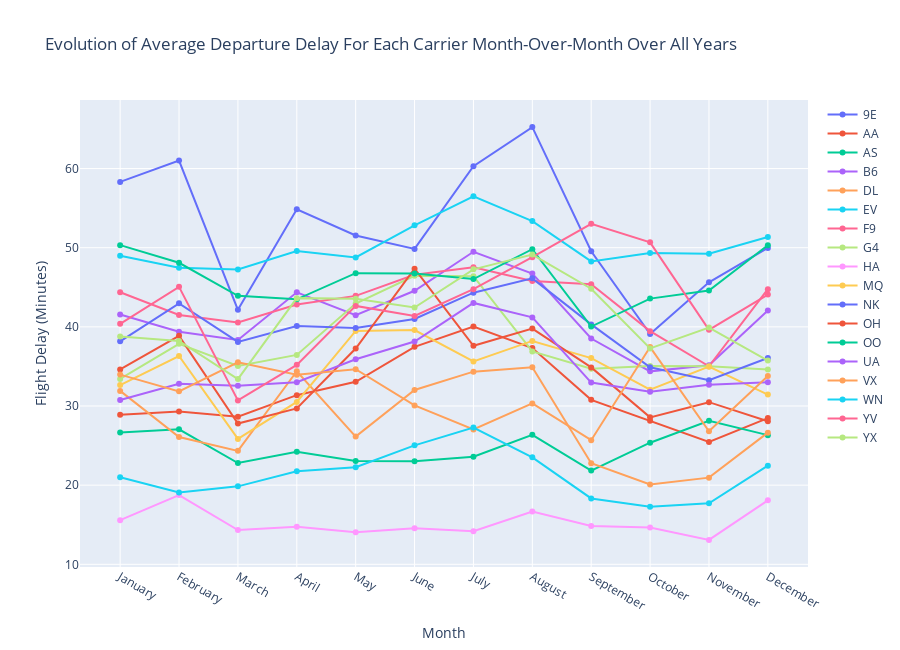

The notebook cell saved with this chart:
### Code cell
dfpandasaverageDepartureArrivalDelayPerMonthPerCarier = averageDepartureArrivalDelayPerMonthPerCarier.toPandas()
months = ["January", "February", "March", "April", "May", "June", 
          "July", "August", "September", "October", "November", "December"]

traces = []
changePerCarrierMap = dict()
        
for i in range(len(dfpandasaverageDepartureArrivalDelayPerMonthPerCarier['OP_CARRIER'])):
    if not dfpandasaverageDepartureArrivalDelayPerMonthPerCarier['OP_CARRIER'][i] in changePerCarrierMap:
        changePerCarrierMap[dfpandasaverageDepartureArrivalDelayPerMonthPerCarier['OP_CARRIER'][i]] = []
        
    changePerCarrierMap[dfpandasaverageDepartureArrivalDelayPerMonthPerCarier['OP_CARRIER'][i]].append(dfpandasaverageDepartureArrivalDelayPerMonthPerCarier['AverageDepartureDelayPerMonth'][i])
    
for key in changePerCarrierMap:
    traces.append(go.Scatter(
        y = changePerCarrierMap[key],
        x = months,
        mode = 'lines+markers',
        name = key))
                  
layout = dict(title = 'Evolution of Average Departure Delay For Each Carrier Month-Over-Month Over All Years',
              xaxis= dict(title= 'Month',zeroline= False,tickformat='d'),
              yaxis= dict(title= 'Flight Delay (Minutes)',tickformat='d'),
              height= 650,
              width= 900
             )

fig = dict(data = traces, layout = layout)

pyo.iplot(fig)

### Figure 1 — Plotly figure (JSON) as saved in the notebook; plotly's stock layout.template omitted (floating-point values rounded to 4 significant figures)
{"data": [{"mode": "lines+markers", "name": "9E", "type": "scatter", "x": ["January", "February", "March", "April", "May", "June", "July", "August", "September", "October", "November", "December"], "y": [58.32, 61.02, 42.16, 54.85, 51.55, 49.85, 60.29, 65.24, 49.56, 39.08, 45.63, 49.97]}, {"mode": "lines+markers", "name": "AA", "type": "scatter", "x": ["January", "February", "March", "April", "May", "June", "July", "August", "September", "October", "November", "December"], "y": [28.89, 29.31, 28.65, 31.37, 33.06, 37.48, 40.05, 37.32, 30.78, 28.15, 25.46, 28.48]}, {"mode": "lines+markers", "name": "AS", "type": "scatter", "x": ["January", "February", "March", "April", "May", "June", "July", "August", "September", "October", "November", "December"], "y": [26.66, 27.05, 22.79, 24.21, 23.05, 23.03, 23.6, 26.36, 21.84, 25.36, 28.13, 26.32]}, {"mode": "lines+markers", "name": "B6", "type": "scatter", "x": ["January", "February", "March", "April", "May", "June", "July", "August", "September", "October", "November", "December"], "y": [41.56, 39.38, 38.35, 44.36, 41.46, 44.56, 49.49, 46.73, 38.52, 34.38, 35.14, 42.06]}, {"mode": "lines+markers", "name": "DL", "type": "scatter", "x": ["January", "February", "March", "April", "May", "June", "July", "August", "September", "October", "November", "December"], "y": [31.91, 26.09, 24.33, 34.39, 26.14, 32.03, 34.34, 34.89, 22.76, 20.09, 20.95, 26.63]}, {"mode": "lines+markers", "name": "EV", "type": "scatter", "x": ["January", "February", "March", "April", "May", "June", "July", "August", "September", "October", "November", "December"], "y": [48.98, 47.46, 47.25, 49.59, 48.78, 52.83, 56.49, 53.36, 48.27, 49.33, 49.23, 51.35]}, {"mode": "lines+markers", "name": "F9", "type": "scatter", "x": ["January", "February", "March", "April", "May", "June", "July", "August", "September", "October", "November", "December"], "y": [44.38, 41.5, 40.56, 42.81, 43.92, 46.59, 47.53, 45.79, 45.39, 39.46, 35.02, 44.76]}, {"mode": "lines+markers", "name": "G4", "type": "scatter", "x": ["January", "February", "March", "April", "May", "June", "July", "August", "September", "October", "November", "December"], "y": [33.42, 37.85, 35.06, 36.46, 42.95, 46.46, 46.41, 36.9, 34.7, 35.06, 35.01, 34.62]}, {"mode": "lines+markers", "name": "HA", "type": "scatter", "x": ["January", "February", "March", "April", "May", "June", "July", "August", "September", "October", "November", "December"], "y": [15.58, 18.74, 14.32, 14.73, 14.05, 14.54, 14.18, 16.67, 14.84, 14.65, 13.08, 18.08]}, {"mode": "lines+markers", "name": "MQ", "type": "scatter", "x": ["January", "February", "March", "April", "May", "June", "July", "August", "September", "October", "November", "December"], "y": [32.65, 36.31, 25.84, 30.52, 39.49, 39.59, 35.63, 38.22, 36.06, 32.07, 34.97, 31.44]}, {"mode": "lines+markers", "name": "NK", "type": "scatter", "x": ["January", "February", "March", "April", "May", "June", "July", "August", "September", "October", "November", "December"], "y": [38.18, 42.97, 38.1, 40.12, 39.86, 40.99, 44.32, 46.13, 40.31, 34.9, 33.27, 36.06]}, {"mode": "lines+markers", "name": "OH", "type": "scatter", "x": ["January", "February", "March", "April", "May", "June", "July", "August", "September", "October", "November", "December"], "y": [34.62, 38.87, 27.78, 29.7, 37.26, 47.36, 37.6, 39.78, 34.88, 28.57, 30.48, 28.08]}, {"mode": "lines+markers", "name": "OO", "type": "scatter", "x": ["January", "February", "March", "April", "May", "June", "July", "August", "September", "October", "November", "December"], "y": [50.32, 48.1, 43.92, 43.48, 46.79, 46.76, 46.04, 49.81, 40.04, 43.57, 44.58, 50.32]}, {"mode": "lines+markers", "name": "UA", "type": "scatter", "x": ["January", "February", "March", "April", "May", "June", "July", "August", "September", "October", "November", "December"], "y": [30.76, 32.81, 32.55, 33.0, 35.91, 38.15, 43.02, 41.2, 32.96, 31.79, 32.69, 32.99]}, {"mode": "lines+markers", "name": "VX", "type": "scatter", "x": ["January", "February", "March", "April", "May", "June", "July", "August", "September", "October", "November", "December"], "y": [33.97, 31.85, 35.52, 33.96, 34.65, 30.08, 27.04, 30.32, 25.68, 37.44, 26.8, 33.79]}, {"mode": "lines+markers", "name": "WN", "type": "scatter", "x": ["January", "February", "March", "April", "May", "June", "July", "August", "September", "October", "November", "December"], "y": [20.99, 19.08, 19.85, 21.77, 22.25, 25.03, 27.29, 23.51, 18.32, 17.26, 17.71, 22.46]}, {"mode": "lines+markers", "name": "YV", "type": "scatter", "x": ["January", "February", "March", "April", "May", "June", "July", "August", "September", "October", "November", "December"], "y": [40.38, 45.05, 30.71, 35.2, 42.65, 41.37, 44.76, 48.8, 53.01, 50.68, 39.63, 44.08]}, {"mode": "lines+markers", "name": "YX", "type": "scatter", "x": ["January", "February", "March", "April", "May", "June", "July", "August", "September", "October", "November", "December"], "y": [38.79, 38.21, 33.4, 43.63, 43.55, 42.45, 47.26, 49.13, 44.82, 37.27, 39.91, 35.75]}], "layout": {"height": 650, "title": {"text": "Evolution of Average Departure Delay For Each Carrier Month-Over-Month Over All Years"}, "width": 900, "xaxis": {"tickformat": "d", "title": {"text": "Month"}, "zeroline": false}, "yaxis": {"tickformat": "d", "title": {"text": "Flight Delay (Minutes)"}}}}
